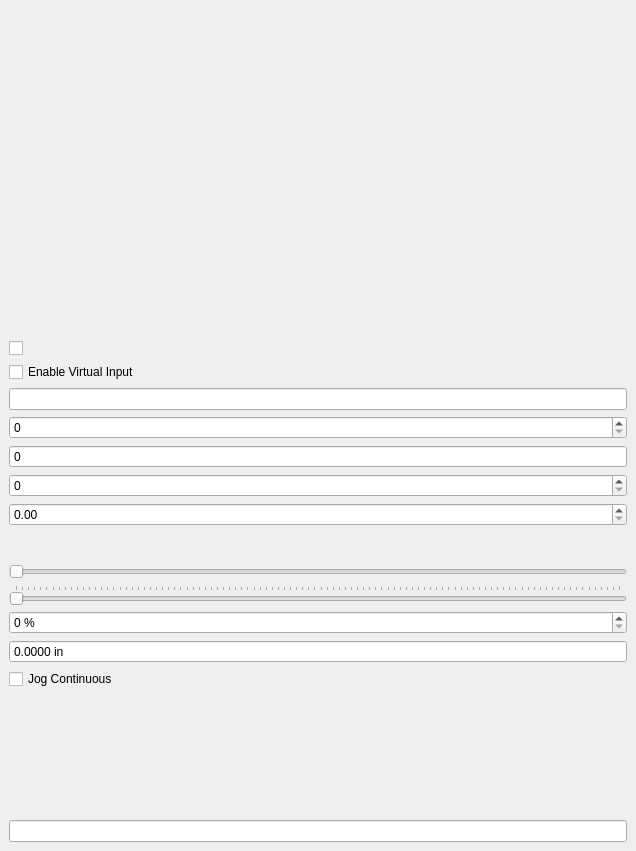
<?xml version="1.0" encoding="UTF-8"?>
<ui version="4.0">
 <class>Form</class>
 <widget class="VCPMainWindow" name="Form">
  <property name="geometry">
   <rect>
    <x>0</x>
    <y>0</y>
    <width>636</width>
    <height>851</height>
   </rect>
  </property>
  <property name="focusPolicy">
   <enum>Qt::FocusPolicy::StrongFocus</enum>
  </property>
  <property name="windowTitle">
   <string>QtPyVCP Demo - Mini VCP</string>
  </property>
  <property name="toolTipDuration">
   <number>-1</number>
  </property>
  <property name="promptAtExit" stdset="0">
   <bool>false</bool>
  </property>
  <property name="promot_on_exit" stdset="0">
   <bool>false</bool>
  </property>
  <widget class="QWidget" name="centralwidget">
   <layout class="QVBoxLayout" name="verticalLayout">
    <item>
     <widget class="QWidget" name="gridWidget" native="true">
      <layout class="QGridLayout" name="gridLayout">
       <property name="leftMargin">
        <number>5</number>
       </property>
       <property name="topMargin">
        <number>5</number>
       </property>
       <property name="rightMargin">
        <number>5</number>
       </property>
       <property name="bottomMargin">
        <number>5</number>
       </property>
       <property name="spacing">
        <number>5</number>
       </property>
       <item row="0" column="1">
        <widget class="StatusLabel" name="statuslabel_3">
         <property name="rules" stdset="0">
          <string notr="true">[{&quot;channels&quot;: [{&quot;url&quot;: &quot;clock:date?string&quot;, &quot;trigger&quot;: true}], &quot;property&quot;: &quot;Text&quot;, &quot;expression&quot;: &quot;ch[0]&quot;, &quot;name&quot;: &quot;New Rule&quot;}]</string>
         </property>
        </widget>
       </item>
       <item row="5" column="0">
        <widget class="StatusLabel" name="statuslabel_19">
         <property name="rules" stdset="0">
          <string notr="true">[{&quot;channels&quot;: [{&quot;url&quot;: &quot;status:program_units?string&quot;, &quot;trigger&quot;: true}], &quot;property&quot;: &quot;Text&quot;, &quot;expression&quot;: &quot;\&quot;Progam Units: \&quot; + ch[0]&quot;, &quot;name&quot;: &quot;New Rule&quot;}]</string>
         </property>
        </widget>
       </item>
       <item row="3" column="0">
        <widget class="StatusLabel" name="statuslabel_7">
         <property name="rules" stdset="0">
          <string notr="true">[{&quot;channels&quot;: [{&quot;url&quot;: &quot;status:task_state?string&quot;, &quot;trigger&quot;: true}], &quot;property&quot;: &quot;Text&quot;, &quot;expression&quot;: &quot;\&quot;Task State: \&quot; + ch[0]&quot;, &quot;name&quot;: &quot;New Rule&quot;}]</string>
         </property>
        </widget>
       </item>
       <item row="1" column="1">
        <widget class="StatusLabel" name="statuslabel_17">
         <property name="rules" stdset="0">
          <string notr="true">[{&quot;channels&quot;: [{&quot;url&quot;: &quot;status:state?string&quot;, &quot;trigger&quot;: true}], &quot;property&quot;: &quot;Text&quot;, &quot;expression&quot;: &quot;\&quot;State: \&quot; + ch[0]&quot;, &quot;name&quot;: &quot;New Rule&quot;}]</string>
         </property>
        </widget>
       </item>
       <item row="0" column="0">
        <widget class="StatusLabel" name="statuslabel">
         <property name="rules" stdset="0">
          <string notr="true">[{&quot;channels&quot;: [{&quot;url&quot;: &quot;clock:time?string&quot;, &quot;trigger&quot;: true}], &quot;property&quot;: &quot;Text&quot;, &quot;expression&quot;: &quot;ch[0]&quot;, &quot;name&quot;: &quot;New Rule&quot;}]</string>
         </property>
        </widget>
       </item>
       <item row="2" column="1">
        <widget class="StatusLabel" name="statuslabel_16">
         <property name="rules" stdset="0">
          <string notr="true">[{&quot;channels&quot;: [{&quot;url&quot;: &quot;status:task_mode?string&quot;, &quot;trigger&quot;: true}], &quot;property&quot;: &quot;Text&quot;, &quot;expression&quot;: &quot;\&quot;Task Mode: \&quot; + ch[0]&quot;, &quot;name&quot;: &quot;New Rule&quot;}]</string>
         </property>
        </widget>
       </item>
       <item row="4" column="1">
        <widget class="StatusLabel" name="statuslabel_10">
         <property name="rules" stdset="0">
          <string notr="true">[{&quot;channels&quot;: [{&quot;url&quot;: &quot;status:motion_type?string&quot;, &quot;trigger&quot;: true}], &quot;property&quot;: &quot;Text&quot;, &quot;expression&quot;: &quot;\&quot;Motion Type: \&quot; + ch[0]&quot;, &quot;name&quot;: &quot;New Rule&quot;}]</string>
         </property>
        </widget>
       </item>
       <item row="2" column="0">
        <widget class="StatusLabel" name="statuslabel_6">
         <property name="rules" stdset="0">
          <string notr="true">[{&quot;channels&quot;: [{&quot;url&quot;: &quot;status:motion_mode?string&quot;, &quot;trigger&quot;: true}], &quot;property&quot;: &quot;Text&quot;, &quot;expression&quot;: &quot;\&quot;Motion Mode: \&quot; + ch[0]&quot;, &quot;name&quot;: &quot;New Rule&quot;}]</string>
         </property>
        </widget>
       </item>
       <item row="4" column="0">
        <widget class="StatusLabel" name="statuslabel_8">
         <property name="rules" stdset="0">
          <string notr="true">[{&quot;channels&quot;: [{&quot;url&quot;: &quot;status:interp_state?string&quot;, &quot;trigger&quot;: true}], &quot;property&quot;: &quot;Text&quot;, &quot;expression&quot;: &quot;\&quot;Interp State: \&quot; + ch[0]&quot;, &quot;name&quot;: &quot;New Rule&quot;}]</string>
         </property>
        </widget>
       </item>
       <item row="1" column="0">
        <widget class="StatusLabel" name="statuslabel_2">
         <property name="rules" stdset="0">
          <string notr="true">[{&quot;channels&quot;: [{&quot;url&quot;: &quot;status:estop&quot;, &quot;trigger&quot;: true}], &quot;property&quot;: &quot;Text&quot;, &quot;expression&quot;: &quot;\&quot;Estoped: \&quot; + str(ch[0])&quot;, &quot;name&quot;: &quot;New Rule&quot;}]</string>
         </property>
        </widget>
       </item>
       <item row="3" column="1">
        <widget class="StatusLabel" name="statuslabel_18">
         <property name="rules" stdset="0">
          <string notr="true">[{&quot;channels&quot;: [{&quot;url&quot;: &quot;status:exec_state?string&quot;, &quot;trigger&quot;: true}], &quot;property&quot;: &quot;Text&quot;, &quot;expression&quot;: &quot;\&quot;Exec State: \&quot; + ch[0]&quot;, &quot;name&quot;: &quot;New Rule&quot;}]</string>
         </property>
        </widget>
       </item>
       <item row="5" column="1">
        <widget class="StatusLabel" name="statuslabel_5">
         <property name="rules" stdset="0">
          <string notr="true">[{&quot;channels&quot;: [{&quot;url&quot;: &quot;status:tool_in_spindle&quot;, &quot;trigger&quot;: true}], &quot;property&quot;: &quot;Text&quot;, &quot;expression&quot;: &quot;\&quot;Tool No.: \&quot; + str(ch[0])&quot;, &quot;name&quot;: &quot;New Rule&quot;}]</string>
         </property>
        </widget>
       </item>
       <item row="6" column="0" colspan="2">
        <widget class="StatusLabel" name="statuslabel_11">
         <property name="rules" stdset="0">
          <string notr="true">[{&quot;channels&quot;: [{&quot;url&quot;: &quot;status:file&quot;, &quot;trigger&quot;: true}], &quot;property&quot;: &quot;Text&quot;, &quot;expression&quot;: &quot;\&quot;File: \&quot; + ch[0]&quot;, &quot;name&quot;: &quot;New Rule&quot;}]</string>
         </property>
        </widget>
       </item>
      </layout>
     </widget>
    </item>
    <item>
     <widget class="StatusLabel" name="statuslabel_9">
      <property name="rules" stdset="0">
       <string notr="true">[{&quot;channels&quot;: [{&quot;url&quot;: &quot;status:all_axes_homed&quot;, &quot;trigger&quot;: true}], &quot;property&quot;: &quot;Text&quot;, &quot;expression&quot;: &quot;\&quot;Homed: \&quot; + str(ch[0])&quot;, &quot;name&quot;: &quot;New Rule&quot;}]</string>
      </property>
     </widget>
    </item>
    <item>
     <widget class="StatusLabel" name="statuslabel_20">
      <property name="rules" stdset="0">
       <string>[{&quot;channels&quot;: [{&quot;url&quot;: &quot;status:gcodes?string&quot;, &quot;trigger&quot;: true}], &quot;property&quot;: &quot;Text&quot;, &quot;expression&quot;: &quot;\&quot;G-codes: \&quot; + ch[0]&quot;, &quot;name&quot;: &quot;New Rule&quot;}]</string>
      </property>
     </widget>
    </item>
    <item>
     <widget class="StatusLabel" name="statuslabel_21">
      <property name="rules" stdset="0">
       <string>[{&quot;channels&quot;: [{&quot;url&quot;: &quot;status:mcodes?string&quot;, &quot;trigger&quot;: true}], &quot;property&quot;: &quot;Text&quot;, &quot;expression&quot;: &quot;\&quot;M-codes: \&quot; + ch[0]&quot;, &quot;name&quot;: &quot;New Rule&quot;}]</string>
      </property>
     </widget>
    </item>
    <item>
     <widget class="StatusLabel" name="statuslabel_22">
      <property name="rules" stdset="0">
       <string>[{&quot;channels&quot;: [{&quot;url&quot;: &quot;settings:touch-probe.calibration.x&quot;, &quot;trigger&quot;: true}], &quot;property&quot;: &quot;Text&quot;, &quot;expression&quot;: &quot;\&quot;Jog Speed: %4.1f in/min\&quot; % ch[0]&quot;, &quot;name&quot;: &quot;New Rule&quot;}]</string>
      </property>
     </widget>
    </item>
    <item>
     <widget class="StatusLabel" name="statuslabel_24">
      <property name="rules" stdset="0">
       <string>[{&quot;channels&quot;: [{&quot;url&quot;: &quot;settings:machine.jog.linear-speed-percentage&quot;, &quot;trigger&quot;: true}], &quot;property&quot;: &quot;Text&quot;, &quot;expression&quot;: &quot;\&quot;Jog Speed: %i%%\&quot; % ch[0]&quot;, &quot;name&quot;: &quot;New Rule&quot;}]</string>
      </property>
     </widget>
    </item>
    <item>
     <widget class="StatusLabel" name="statuslabel_25">
      <property name="rules" stdset="0">
       <string>[{&quot;channels&quot;: [{&quot;url&quot;: &quot;settings:touch-probe.diameter-offset&quot;, &quot;trigger&quot;: true}], &quot;property&quot;: &quot;Text&quot;, &quot;expression&quot;: &quot;\&quot;Probe Diameter Offset: %2.4f mm\&quot; % ch[0]&quot;, &quot;name&quot;: &quot;New Rule&quot;}]</string>
      </property>
     </widget>
    </item>
    <item>
     <widget class="HalCheckBox" name="checkbox_xeo_enable"/>
    </item>
    <item>
     <widget class="VCPSettingsCheckBox" name="settings_checkbox_2">
      <property name="text">
       <string>Enable Virtual Input</string>
      </property>
      <property name="settingName" stdset="0">
       <string>virtual_input.enable</string>
      </property>
     </widget>
    </item>
    <item>
     <widget class="VCPSettingsLineEdit" name="settings_lineedit">
      <property name="settingName" stdset="0">
       <string>touch-probe.diameter-offset</string>
      </property>
     </widget>
    </item>
    <item>
     <widget class="HalQSpinBox" name="spinbox_xeo_counts"/>
    </item>
    <item>
     <widget class="QSpinBox" name="spinBox">
      <property name="buttonSymbols">
       <enum>QAbstractSpinBox::ButtonSymbols::NoButtons</enum>
      </property>
     </widget>
    </item>
    <item>
     <widget class="HalQSpinBox" name="v"/>
    </item>
    <item>
     <widget class="HalDoubleSpinBox" name="spinbox_xeo_scale"/>
    </item>
    <item>
     <widget class="JogIncrementWidget" name="jogincrement" native="true"/>
    </item>
    <item>
     <widget class="ActionSlider" name="actionslider">
      <property name="orientation">
       <enum>Qt::Orientation::Horizontal</enum>
      </property>
      <property name="actionName" stdset="0">
       <string>machine.jog.set-linear-speed-percentage</string>
      </property>
     </widget>
    </item>
    <item>
     <widget class="VCPSettingsSlider" name="vcpsettingsslider">
      <property name="orientation">
       <enum>Qt::Orientation::Horizontal</enum>
      </property>
      <property name="tickPosition">
       <enum>QSlider::TickPosition::TicksAbove</enum>
      </property>
      <property name="settingName" stdset="0">
       <string>machine.jog.linear-speed-percentage</string>
      </property>
     </widget>
    </item>
    <item>
     <widget class="VCPSettingsSpinBox" name="vcpsettingsSpinBox">
      <property name="showGroupSeparator" stdset="0">
       <bool>false</bool>
      </property>
      <property name="suffix">
       <string> %</string>
      </property>
      <property name="settingName" stdset="0">
       <string/>
      </property>
     </widget>
    </item>
    <item>
     <widget class="VCPSettingsDoubleSpinBox" name="settings_spinbox">
      <property name="buttonSymbols">
       <enum>QAbstractSpinBox::ButtonSymbols::NoButtons</enum>
      </property>
      <property name="correctionMode">
       <enum>QAbstractSpinBox::CorrectionMode::CorrectToNearestValue</enum>
      </property>
      <property name="suffix">
       <string> in</string>
      </property>
      <property name="decimals">
       <number>4</number>
      </property>
      <property name="rules" stdset="0">
       <string>[{&quot;channels&quot;: [{&quot;url&quot;: &quot;status:aout&quot;, &quot;trigger&quot;: true}], &quot;property&quot;: &quot;Value&quot;, &quot;expression&quot;: &quot;ch[0][0]&quot;, &quot;name&quot;: &quot;New Rule&quot;}]</string>
      </property>
      <property name="settingName" stdset="0">
       <string>touch-probe.diameter-offset</string>
      </property>
     </widget>
    </item>
    <item>
     <widget class="VCPSettingsCheckBox" name="settings_checkbox">
      <property name="text">
       <string>Jog Continuous</string>
      </property>
      <property name="settingName" stdset="0">
       <string>machine.jog.mode-incremental</string>
      </property>
     </widget>
    </item>
    <item>
     <widget class="StatusLabel" name="statuslabel_12">
      <property name="rules" stdset="0">
       <string>[{&quot;channels&quot;: [{&quot;url&quot;: &quot;position:rel?string&amp;axis=x&quot;, &quot;trigger&quot;: true}], &quot;property&quot;: &quot;Text&quot;, &quot;expression&quot;: &quot;ch[0]&quot;, &quot;name&quot;: &quot;New Rule&quot;}]</string>
      </property>
     </widget>
    </item>
    <item>
     <widget class="StatusLabel" name="statuslabel_13">
      <property name="rules" stdset="0">
       <string>[{&quot;channels&quot;: [{&quot;url&quot;: &quot;position:rel?string&amp;axis=y&quot;, &quot;trigger&quot;: true}], &quot;property&quot;: &quot;Text&quot;, &quot;expression&quot;: &quot;ch[0]&quot;, &quot;name&quot;: &quot;New Rule&quot;}]</string>
      </property>
     </widget>
    </item>
    <item>
     <widget class="StatusLabel" name="statuslabel_14">
      <property name="rules" stdset="0">
       <string>[{&quot;channels&quot;: [{&quot;url&quot;: &quot;position:rel?string&amp;axis=z&quot;, &quot;trigger&quot;: true}], &quot;property&quot;: &quot;Text&quot;, &quot;expression&quot;: &quot;ch[0]&quot;, &quot;name&quot;: &quot;New Rule&quot;}]</string>
      </property>
     </widget>
    </item>
    <item>
     <widget class="StatusLabel" name="statuslabel_15">
      <property name="rules" stdset="0">
       <string>[{&quot;channels&quot;: [{&quot;url&quot;: &quot;position:rel?string&amp;axis=x&quot;, &quot;trigger&quot;: true}], &quot;property&quot;: &quot;Text&quot;, &quot;expression&quot;: &quot;ch[0]&quot;, &quot;name&quot;: &quot;New Rule&quot;}]</string>
      </property>
     </widget>
    </item>
    <item>
     <widget class="MDIEntry" name="mdientry">
      <property name="focusPolicy">
       <enum>Qt::FocusPolicy::ClickFocus</enum>
      </property>
      <property name="rules" stdset="0">
       <string notr="true">[]</string>
      </property>
     </widget>
    </item>
   </layout>
  </widget>
  <action name="actionExit">
   <property name="text">
    <string>Exit</string>
   </property>
  </action>
  <action name="actionOpen">
   <property name="text">
    <string>&amp;Open ...</string>
   </property>
   <property name="shortcut">
    <string>O</string>
   </property>
  </action>
  <action name="actionClose">
   <property name="text">
    <string>Close</string>
   </property>
  </action>
  <action name="actionReload">
   <property name="text">
    <string>&amp;Reload</string>
   </property>
   <property name="shortcut">
    <string>Ctrl+R</string>
   </property>
  </action>
  <action name="actionSave_As">
   <property name="text">
    <string>Save As ...</string>
   </property>
  </action>
  <action name="actionHome_X">
   <property name="text">
    <string>Home &amp;X</string>
   </property>
  </action>
  <action name="actionHome_Y">
   <property name="text">
    <string>Home &amp;Y</string>
   </property>
  </action>
  <action name="actionHome_Z">
   <property name="text">
    <string>Home &amp;Z</string>
   </property>
  </action>
  <action name="action_EmergencyStop_toggle">
   <property name="text">
    <string>Toggle E-stop</string>
   </property>
   <property name="shortcut">
    <string>F1</string>
   </property>
   <property name="actionName" stdset="0">
    <string>machine.estop.toggle</string>
   </property>
  </action>
  <action name="action_MachinePower_toggle">
   <property name="text">
    <string>Machine Power</string>
   </property>
   <property name="shortcut">
    <string>F2</string>
   </property>
   <property name="actionName" stdset="0">
    <string>machine.power.toggle</string>
   </property>
  </action>
  <action name="actionHome_All">
   <property name="text">
    <string>Home All</string>
   </property>
  </action>
  <action name="actionRun_Program">
   <property name="text">
    <string>Run Program</string>
   </property>
   <property name="shortcut">
    <string>R</string>
   </property>
   <property name="actionName" stdset="0">
    <string>program.run</string>
   </property>
  </action>
  <action name="actionFile1">
   <property name="text">
    <string>File1</string>
   </property>
  </action>
  <action name="actionReport_Actual_Position">
   <property name="checkable">
    <bool>true</bool>
   </property>
   <property name="text">
    <string>Report Actual Position</string>
   </property>
  </action>
  <action name="actionTest">
   <property name="text">
    <string>Test</string>
   </property>
  </action>
  <action name="action_Mist_toggle">
   <property name="checkable">
    <bool>true</bool>
   </property>
   <property name="text">
    <string>Mist</string>
   </property>
   <property name="shortcut">
    <string>F7</string>
   </property>
   <property name="actionName" stdset="0">
    <string>coolant.mist.toggle</string>
   </property>
  </action>
  <action name="action_Flood_toggle">
   <property name="checkable">
    <bool>true</bool>
   </property>
   <property name="text">
    <string>Flood</string>
   </property>
   <property name="shortcut">
    <string>F8</string>
   </property>
   <property name="actionName" stdset="0">
    <string>coolant.flood.toggle</string>
   </property>
  </action>
  <action name="action_program_run">
   <property name="text">
    <string>Run Program</string>
   </property>
  </action>
  <action name="action_coolant_floodToggle">
   <property name="checkable">
    <bool>true</bool>
   </property>
   <property name="text">
    <string>Flood</string>
   </property>
  </action>
  <action name="actionHalshow">
   <property name="text">
    <string>HAL Show</string>
   </property>
   <property name="actionName" stdset="0">
    <string>tool.halshow</string>
   </property>
  </action>
  <action name="actionHalmeter">
   <property name="text">
    <string>HAL Meter</string>
   </property>
   <property name="actionName" stdset="0">
    <string>tool.halmeter</string>
   </property>
  </action>
  <action name="actionHAL_Scope">
   <property name="text">
    <string>HAL Scope</string>
   </property>
   <property name="actionName" stdset="0">
    <string>tool.halscope</string>
   </property>
  </action>
  <action name="actionCalibration">
   <property name="text">
    <string>Calibration</string>
   </property>
   <property name="actionName" stdset="0">
    <string>tool.calibration</string>
   </property>
  </action>
  <action name="actionOverride_Limits">
   <property name="text">
    <string>Override Limits</string>
   </property>
   <property name="actionName" stdset="0">
    <string>machine.override-limits</string>
   </property>
  </action>
  <action name="actionOverride_Limits_2">
   <property name="text">
    <string>Override Limits</string>
   </property>
   <property name="actionName" stdset="0">
    <string>machine.override-limits</string>
   </property>
  </action>
  <action name="actionRun_From_Line">
   <property name="text">
    <string>Run From Line</string>
   </property>
   <property name="actionName" stdset="0">
    <string>program.run-from-line</string>
   </property>
  </action>
  <action name="actionStep">
   <property name="text">
    <string>Step</string>
   </property>
   <property name="shortcut">
    <string>T</string>
   </property>
   <property name="actionName" stdset="0">
    <string>program.step</string>
   </property>
  </action>
  <action name="actionPause">
   <property name="text">
    <string>Pause</string>
   </property>
   <property name="shortcut">
    <string>P</string>
   </property>
   <property name="actionName" stdset="0">
    <string>program.pause</string>
   </property>
  </action>
  <action name="actionStop">
   <property name="text">
    <string>Stop</string>
   </property>
   <property name="shortcut">
    <string>Esc</string>
   </property>
   <property name="actionName" stdset="0">
    <string>program.abort</string>
   </property>
  </action>
  <action name="actionResume">
   <property name="text">
    <string>Resume</string>
   </property>
   <property name="shortcut">
    <string>S</string>
   </property>
   <property name="actionName" stdset="0">
    <string>program.resume</string>
   </property>
  </action>
  <action name="actionPause_at_M1">
   <property name="text">
    <string>Pause at 'M1'</string>
   </property>
   <property name="actionName" stdset="0">
    <string>program.optional-stop.toggle</string>
   </property>
  </action>
  <action name="actionSkip_lines_with">
   <property name="text">
    <string>Skip lines with '/'</string>
   </property>
   <property name="actionName" stdset="0">
    <string>program.block-delete.toggle</string>
   </property>
  </action>
 </widget>
 <layoutdefault spacing="6" margin="9"/>
 <customwidgets>
  <customwidget>
   <class>JogIncrementWidget</class>
   <extends>QWidget</extends>
   <header>qtpyvcp.widgets.input_widgets.jog_increment</header>
  </customwidget>
  <customwidget>
   <class>HalQSpinBox</class>
   <extends>QSpinBox</extends>
   <header>qtpyvcp.widgets.hal_widgets.hal_spinbox</header>
  </customwidget>
  <customwidget>
   <class>VCPSettingsSpinBox</class>
   <extends>QSpinBox</extends>
   <header>qtpyvcp.widgets.input_widgets.setting_slider</header>
  </customwidget>
  <customwidget>
   <class>MDIEntry</class>
   <extends>QLineEdit</extends>
   <header>qtpyvcp.widgets.input_widgets.mdientry_widget</header>
  </customwidget>
  <customwidget>
   <class>ActionSlider</class>
   <extends>QSlider</extends>
   <header>qtpyvcp.widgets.input_widgets.action_slider</header>
  </customwidget>
  <customwidget>
   <class>VCPSettingsDoubleSpinBox</class>
   <extends>QDoubleSpinBox</extends>
   <header>qtpyvcp.widgets.input_widgets.setting_slider</header>
  </customwidget>
  <customwidget>
   <class>HalCheckBox</class>
   <extends>QCheckBox</extends>
   <header>qtpyvcp.widgets.hal_widgets.hal_checkbox</header>
  </customwidget>
  <customwidget>
   <class>HalDoubleSpinBox</class>
   <extends>QDoubleSpinBox</extends>
   <header>qtpyvcp.widgets.hal_widgets.hal_double_spinbox</header>
  </customwidget>
  <customwidget>
   <class>StatusLabel</class>
   <extends>QLabel</extends>
   <header>qtpyvcp.widgets.display_widgets.status_label</header>
  </customwidget>
  <customwidget>
   <class>VCPSettingsLineEdit</class>
   <extends>QLineEdit</extends>
   <header>qtpyvcp.widgets.input_widgets.setting_slider</header>
  </customwidget>
  <customwidget>
   <class>VCPSettingsSlider</class>
   <extends>QSlider</extends>
   <header>qtpyvcp.widgets.input_widgets.setting_slider</header>
  </customwidget>
  <customwidget>
   <class>VCPMainWindow</class>
   <extends>QMainWindow</extends>
   <header>qtpyvcp.widgets.form_widgets.main_window</header>
   <container>1</container>
  </customwidget>
  <customwidget>
   <class>VCPSettingsCheckBox</class>
   <extends>QCheckBox</extends>
   <header>qtpyvcp.widgets.input_widgets.setting_slider</header>
  </customwidget>
 </customwidgets>
 <resources>
 </resources>
 <connections/>
 <designerdata>
  <property name="gridDeltaX">
   <number>10</number>
  </property>
  <property name="gridDeltaY">
   <number>10</number>
  </property>
  <property name="gridSnapX">
   <bool>true</bool>
  </property>
  <property name="gridSnapY">
   <bool>true</bool>
  </property>
  <property name="gridVisible">
   <bool>true</bool>
  </property>
 </designerdata>
</ui>
